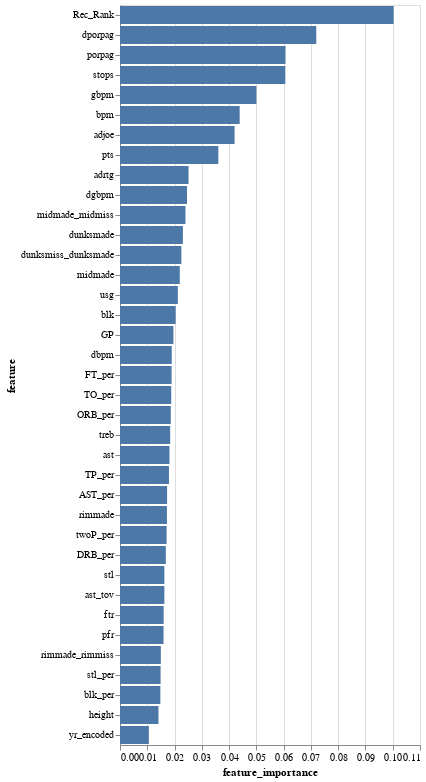

Notebook cell for this chart:
### Code cell
#Create a bar chart showing the features importance for the random tree model
alt.Chart(feat_imp_et_df).mark_bar().encode(
    x='feature_importance',
    y=alt.Y("feature", sort='-x'),
    tooltip=['feature','feature_importance'])

### Figure 1 — Vega-Lite specification as saved in the notebook (floating-point values rounded to 4 significant figures)
{"config": {"view": {"continuousWidth": 300, "continuousHeight": 300}}, "data": {"name": "data-d89a04eab26710c47fbe71ebc9af82c6"}, "mark": {"type": "bar"}, "encoding": {"tooltip": [{"field": "feature", "type": "nominal"}, {"field": "feature_importance", "type": "quantitative"}], "x": {"field": "feature_importance", "type": "quantitative"}, "y": {"field": "feature", "sort": "-x", "type": "nominal"}}, "$schema": "https://vega.github.io/schema/vega-lite/v5.20.1.json", "datasets": {"data-d89a04eab26710c47fbe71ebc9af82c6": [{"feature": "GP", "feature_importance": 0.01959}, {"feature": "usg", "feature_importance": 0.02121}, {"feature": "ORB_per", "feature_importance": 0.01862}, {"feature": "DRB_per", "feature_importance": 0.0168}, {"feature": "AST_per", "feature_importance": 0.01727}, {"feature": "TO_per", "feature_importance": 0.01878}, {"feature": "FT_per", "feature_importance": 0.01891}, {"feature": "twoP_per", "feature_importance": 0.01709}, {"feature": "TP_per", "feature_importance": 0.01795}, {"feature": "blk_per", "feature_importance": 0.0148}, {"feature": "stl_per", "feature_importance": 0.01489}, {"feature": "ftr", "feature_importance": 0.016}, {"feature": "porpag", "feature_importance": 0.06069}, {"feature": "adjoe", "feature_importance": 0.04202}, {"feature": "pfr", "feature_importance": 0.01597}, {"feature": "Rec_Rank", "feature_importance": 0.1003}, {"feature": "ast_tov", "feature_importance": 0.01627}, {"feature": "rimmade", "feature_importance": 0.01721}, {"feature": "rimmade_rimmiss", "feature_importance": 0.01498}, {"feature": "midmade", "feature_importance": 0.02192}, {"feature": "midmade_midmiss", "feature_importance": 0.02401}, {"feature": "dunksmade", "feature_importance": 0.02306}, {"feature": "dunksmiss_dunksmade", "feature_importance": 0.02251}, {"feature": "adrtg", "feature_importance": 0.02512}, {"feature": "dporpag", "feature_importance": 0.07196}, {"feature": "stops", "feature_importance": 0.06062}, {"feature": "bpm", "feature_importance": 0.04389}, {"feature": "dbpm", "feature_importance": 0.01898}, {"feature": "gbpm", "feature_importance": 0.05003}, {"feature": "dgbpm", "feature_importance": 0.02457}, {"feature": "treb", "feature_importance": 0.0184}, {"feature": "ast", "feature_importance": 0.01814}, {"feature": "stl", "feature_importance": 0.01627}, {"feature": "blk", "feature_importance": 0.02041}, {"feature": "pts", "feature_importance": 0.03606}, {"feature": "height", "feature_importance": 0.01411}, {"feature": "yr_encoded", "feature_importance": 0.01058}]}}
